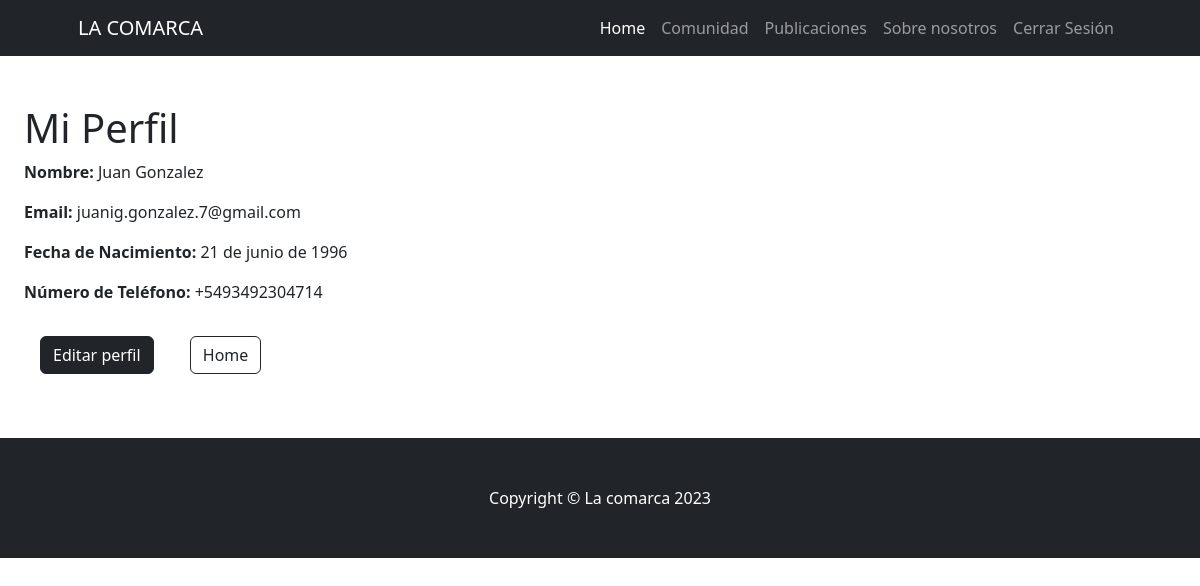
/users/perfil/ (signed in), run on the app's committed database.
### users/models.py (models this page shows, shortened)
class CustomUser(AbstractUser):
    nombre = models.CharField(max_length=30)
    apellido = models.CharField(max_length=30)
    email = models.EmailField(unique=True)
    numero_telefono = models.CharField(max_length=15)
    fecha_nacimiento = models.DateField()

### users/views.py (the view)
# urls.py: path('perfil/', views.perfil, name='perfil'),
@login_required
def perfil(request):
    user = request.user
    return render(request, 'users/perfil.html', {'user': user})

### users/templates/users/perfil.html (shortened to what this page needs)
{% extends 'home/base.html' %}
{% block content %}
<div class="row gx-4 gx-lg-5 align-items-center my-5">
  <div class="container px-4 px-lg-5">
      <div class="row gx-4 gx-lg-5">
          <h1>Mi Perfil</h1>
            <div class="profile-info">
                <div class="profile-details">
                <p><strong>Nombre:</strong> {{ user.nombre }} {{ user.apellido }}</p>
                <p><strong>Email:</strong> {{ user.email }}</p>
                <p><strong>Fecha de Nacimiento:</strong> {{ user.fecha_nacimiento }}</p>
                <p><strong>Número de Teléfono:</strong> {{ user.numero_telefono }}</p>
              </div>
            </div>
          </div>
          <a class="btn btn-dark   m-3 m-3" href="{% url 'users:editar_perfil' %}">Editar perfil</a>
          <a class="btn btn-outline-dark m-3 m-3" href="{% url 'home:index' %}">Home</a>
        </div>
      </div>
{% endblock content %}

### data on the page
CustomUser: nombre "Juan", apellido "Gonzalez", email "juanig.gonzalez.7@gmail.com", fecha_nacimiento "21 de junio de 1996", numero_telefono "+5493492304714"
